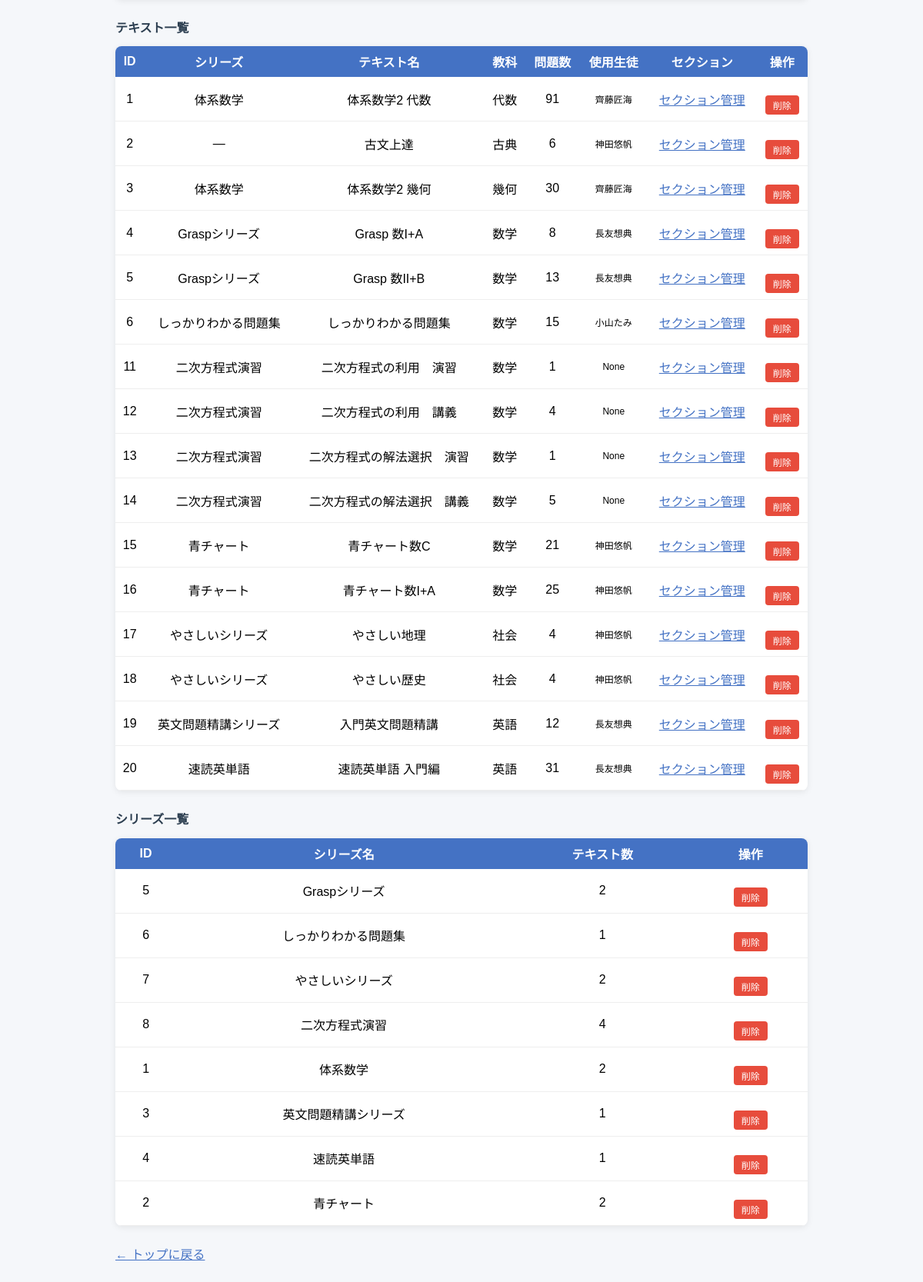
The page /textbooks (lower part) on the database as committed earlier.
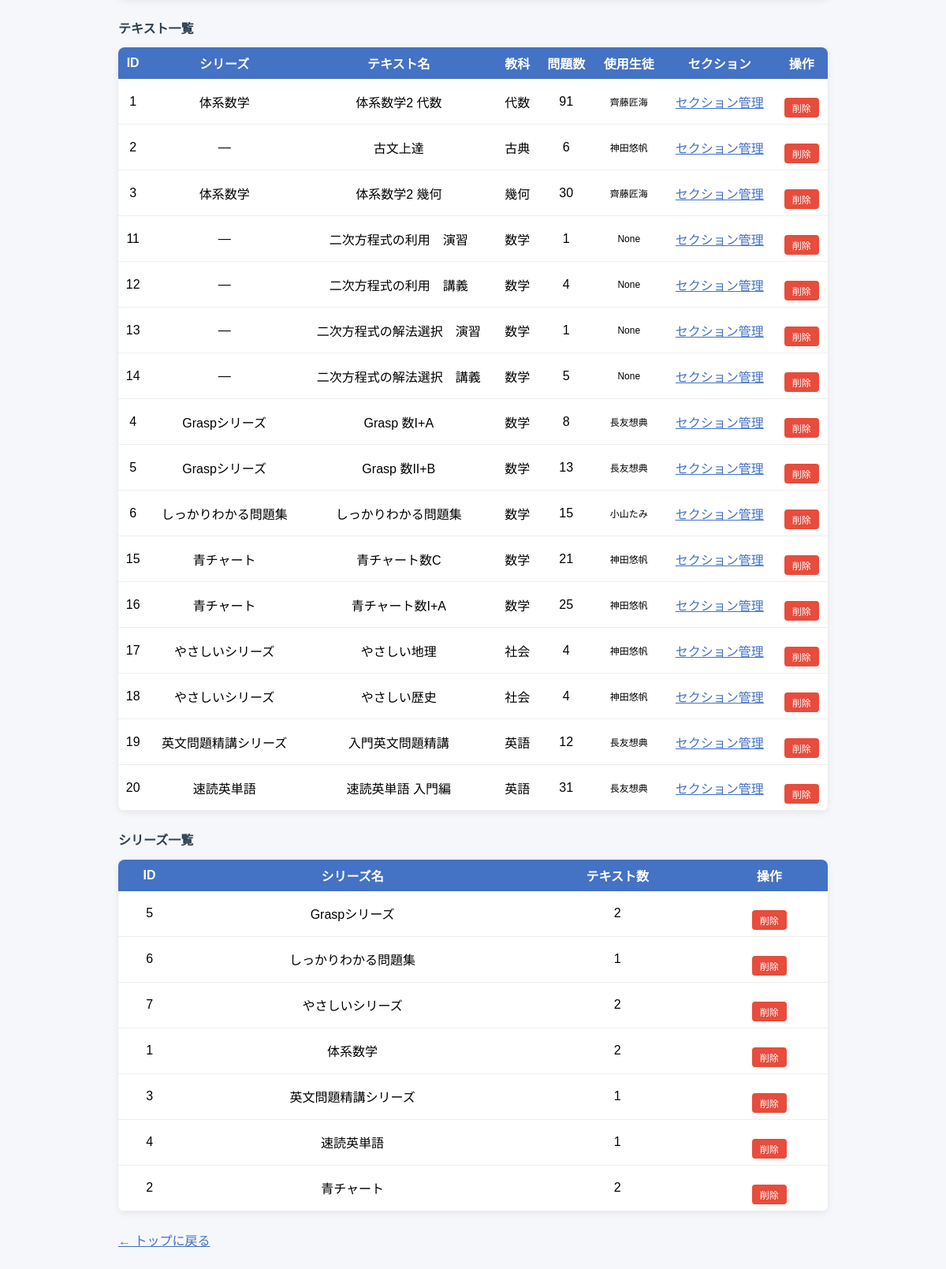
The same page on the database as committed later.
### tables this page shows
CREATE TABLE textbooks (
        textbook_id INTEGER PRIMARY KEY AUTOINCREMENT,
        series_id INTEGER,
        name TEXT NOT NULL,
        subject TEXT NOT NULL,
        description TEXT,
        FOREIGN KEY (series_id) REFERENCES series(series_id)
    );

CREATE TABLE series (
        series_id INTEGER PRIMARY KEY AUTOINCREMENT,
        name TEXT NOT NULL UNIQUE,
        description TEXT
    );

### app.py (the view)
@app.route("/textbooks")
def textbooks():
    conn = get_connection()
    c = conn.cursor()
    c.execute("""
        SELECT t.textbook_id, t.name, t.subject,
               s.name as series_name,
               COUNT(DISTINCT p.problem_id) as problem_count,
               GROUP_CONCAT(DISTINCT st.name) as students
        FROM textbooks t
        LEFT JOIN series s ON t.series_id = s.series_id
        LEFT JOIN problems p ON t.textbook_id = p.textbook_id
        LEFT JOIN student_textbooks stb ON t.textbook_id = stb.textbook_id
        LEFT JOIN students st ON stb.student_id = st.student_id
        GROUP BY t.textbook_id
        ORDER BY t.subject, s.name, t.name
    """)
    tb_list = c.fetchall()
    c.execute("""
        SELECT s.series_id, s.name,
               COUNT(t.textbook_id) as textbook_count
        FROM series s
        LEFT JOIN textbooks t ON s.series_id = t.series_id
        GROUP BY s.series_id ORDER BY s.name
    """)
    series_list = c.fetchall()
    c.execute("SELECT DISTINCT subjects FROM students ORDER BY subjects")
    all_subjects_raw = c.fetchall()
    all_subjects = []
    for row in all_subjects_raw:
        for subj in row["subjects"].split(","):
            s = subj.strip()
            if s and s not in all_subjects:
                all_subjects.append(s)
    conn.close()
    return render_template("textbooks.html",
                           textbooks=tb_list,
                           series_list=series_list,
                           all_subjects=sorted(all_subjects))

### database.py (called while the page is built)
def get_connection():
    conn = sqlite3.connect(DB_PATH)
    conn.row_factory = sqlite3.Row
    return conn

### templates/textbooks.html (shortened to what this page needs)
<!DOCTYPE html>
<html lang="ja">
<head>
</head>
<body>
  <h2>テキスト一覧</h2>
  <table>
    <tr>
      <th>ID</th><th>シリーズ</th><th>テキスト名</th><th>教科</th>
      <th>問題数</th><th>使用生徒</th><th>セクション</th><th>操作</th>
    </tr>
    {% for t in textbooks %}
    <tr>
      <td>{{ t.textbook_id }}</td>
      <td>{{ t.series_name or "―" }}</td>
      <td>{{ t.name }}</td>
      <td>{{ t.subject }}</td>
      <td>{{ t.problem_count }}</td>
      <td style="font-size:12px;">{{ t.students }}</td>
      <td>
        <a href="/textbooks/{{ t.textbook_id }}/sections">セクション管理</a>
      </td>
      <td>
        <form method="POST" action="/textbooks/delete/{{ t.textbook_id }}"
              style="display:inline"
              onsubmit="return confirm('削除しますか？')">
          <button class="btn-del">削除</button>
        </form>
      </td>
    </tr>
    {% endfor %}
  </table>
  <h2>シリーズ一覧</h2>
  <table>
    <tr><th>ID</th><th>シリーズ名</th><th>テキスト数</th><th>操作</th></tr>
    {% for s in series_list %}
    <tr>
      <td>{{ s.series_id }}</td>
      <td>{{ s.name }}</td>
      <td>{{ s.textbook_count }}</td>
      <td>
        <form method="POST" action="/textbooks/series/delete/{{ s.series_id }}"
              style="display:inline"
              onsubmit="return confirm('削除しますか？')">
          <button class="btn-del">削除</button>
        </form>
      </td>
    </tr>
    {% endfor %}
  </table>
  <p><a href="/">← トップに戻る</a></p>
</body>
</html>

Rows that differ between the two databases and show on the page:
removed series: series_id "8", name "二次方程式演習", textbook_count "4"
changed textbooks "二次方程式の利用 演習": series_name "二次方程式演習" → "―"
changed textbooks "二次方程式の利用 講義": series_name "二次方程式演習" → "―"
changed textbooks "二次方程式の解法選択 演習": series_name "二次方程式演習" → "―"
changed textbooks "二次方程式の解法選択 講義": series_name "二次方程式演習" → "―"
shown differently, row unchanged: textbooks "Grasp 数I+A": moves down the list
shown differently, row unchanged: textbooks "Grasp 数II+B": moves down the list
shown differently, row unchanged: textbooks "しっかりわかる問題集": moves down the list
